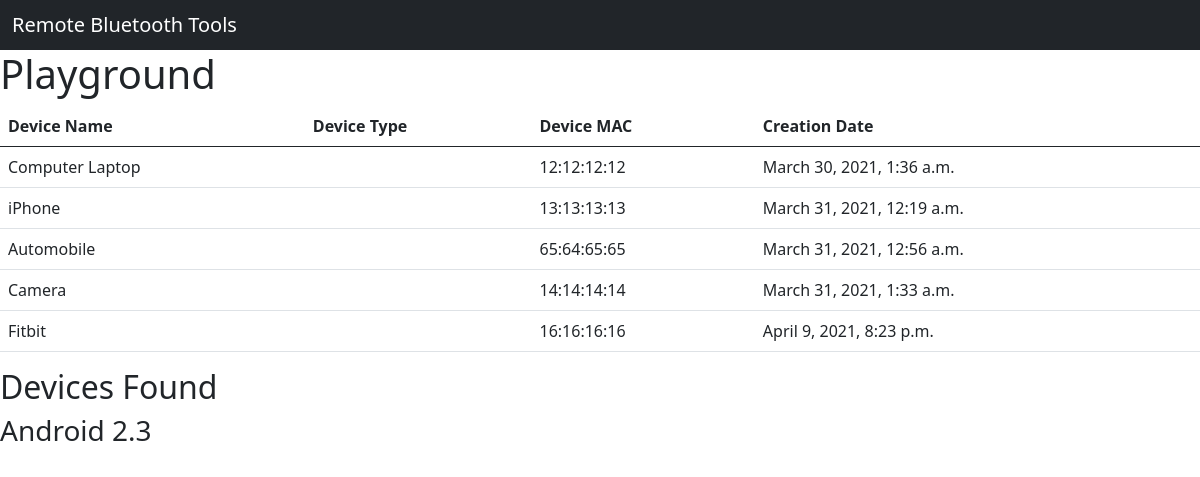
Page /playground/ on the earlier database version.
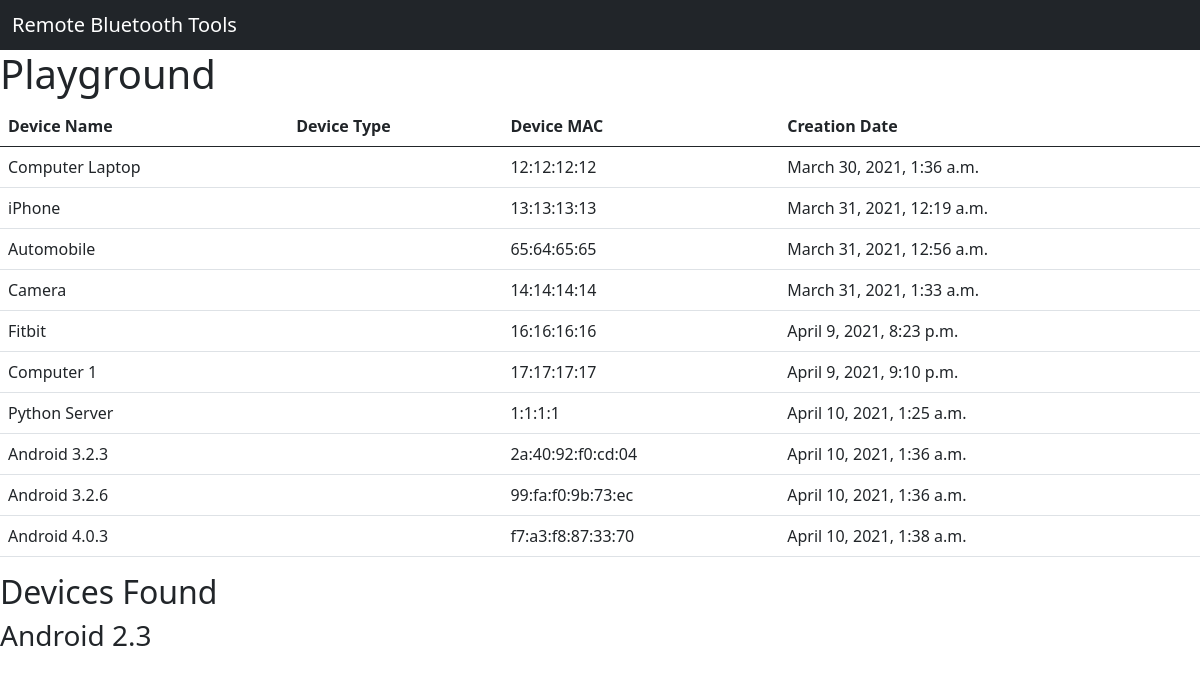
Same page on the later database version.
### home/models.py (models this page shows, shortened)
class BluetoothDevice(models.Model):
    sensor = models.CharField(max_length=100)
    device_name = models.CharField(max_length=100)
    device_mac = models.CharField(max_length=100)
    creation_date = models.DateTimeField(default=timezone.now)

### home/views.py (the view)
# urls.py: path('playground/', views.playground, name='playground'),
def playground(request):
    devices = BluetoothDevice.objects.all()
    return render(request, 'home/playground.html',
    {'devices':devices})

### home/templates/home/playground.html (shortened to what this page needs)
{% extends 'home/base.html' %}
{% block content %}
<h1>Playground</h1>
<table class="table">
    <thead>
        <tr>
            <th>Device Name</th>
            <th>Device Type</th>
            <th>Device MAC</th>
            <th>Creation Date</th>
        </tr>
    </thead>
    <tbody>
        {% for device in devices %}
        <tr>
            <td>{{ device.device_name }}</td>
            <td>{{ device.device_type }}</td>
            <td>{{ device.device_mac }}</td>
            <td>{{ device.creation_date }}</td>
        </tr>
        {% endfor %}
    </tbody>
</table>
<div>
    <h2>Devices Found</h2>
    <h3 id="devices">Android 2.3</h3>
</div>
{% endblock %}

Differences in the rows shown:
added BluetoothDevice: device_name "Computer 1", device_mac "17:17:17:17", creation_date "April 9, 2021, 9:10 p.m."
added BluetoothDevice: device_name "Python Server", device_mac "1:1:1:1", creation_date "April 10, 2021, 1:25 a.m."
added BluetoothDevice: device_name "Android 3.2.3", device_mac "2a:40:92:f0:cd:04", creation_date "April 10, 2021, 1:36 a.m."
added BluetoothDevice: device_name "Android 3.2.6", device_mac "99:fa:f0:9b:73:ec", creation_date "April 10, 2021, 1:36 a.m."
added BluetoothDevice: device_name "Android 4.0.3", device_mac "f7:a3:f8:87:33:70", creation_date "April 10, 2021, 1:38 a.m."
